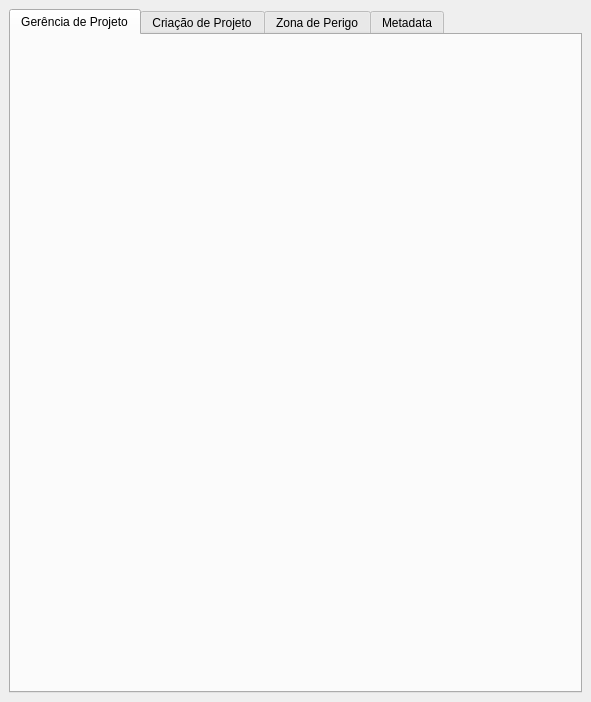
<?xml version="1.0" encoding="UTF-8"?>
<ui version="4.0">
 <class>DockWidget</class>
 <widget class="QDockWidget" name="DockWidget">
  <property name="geometry">
   <rect>
    <x>0</x>
    <y>0</y>
    <width>591</width>
    <height>702</height>
   </rect>
  </property>
  <property name="windowTitle">
   <string>Ferramentas de Gerência</string>
  </property>
  <widget class="QWidget" name="dockWidgetContents">
   <layout class="QGridLayout" name="gridLayout">
    <item row="0" column="0">
     <widget class="QTabWidget" name="tabWidget">
      <property name="styleSheet">
       <string notr="true"/>
      </property>
      <property name="tabShape">
       <enum>QTabWidget::Rounded</enum>
      </property>
      <property name="currentIndex">
       <number>0</number>
      </property>
      <property name="elideMode">
       <enum>Qt::ElideNone</enum>
      </property>
      <property name="documentMode">
       <bool>false</bool>
      </property>
      <property name="tabsClosable">
       <bool>false</bool>
      </property>
      <widget class="QWidget" name="projectTab">
       <attribute name="title">
        <string>Gerência de Projeto</string>
       </attribute>
       <layout class="QVBoxLayout" name="verticalLayout"/>
      </widget>
      <widget class="QWidget" name="creationTab">
       <attribute name="title">
        <string>Criação de Projeto</string>
       </attribute>
       <layout class="QVBoxLayout" name="verticalLayout_2"/>
      </widget>
      <widget class="QWidget" name="dangerZoneTab">
       <attribute name="title">
        <string>Zona de Perigo</string>
       </attribute>
       <layout class="QVBoxLayout" name="verticalLayout_3"/>
      </widget>
      <widget class="QWidget" name="metadataTab">
       <attribute name="title">
        <string>Metadata</string>
       </attribute>
       <layout class="QVBoxLayout" name="verticalLayout_4"/>
      </widget>
     </widget>
    </item>
   </layout>
  </widget>
 </widget>
 <resources/>
 <connections/>
</ui>
